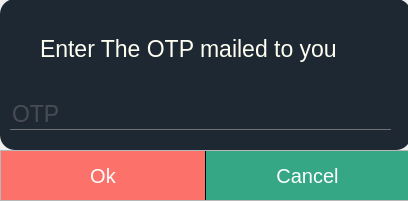
<?xml version="1.0" encoding="UTF-8"?>
<ui version="4.0">
 <class>Dialog</class>
 <widget class="QDialog" name="Dialog">
  <property name="geometry">
   <rect>
    <x>0</x>
    <y>0</y>
    <width>408</width>
    <height>201</height>
   </rect>
  </property>
  <property name="windowTitle">
   <string>Dialog</string>
  </property>
  <widget class="QFrame" name="frame">
   <property name="geometry">
    <rect>
     <x>0</x>
     <y>150</y>
     <width>411</width>
     <height>51</height>
    </rect>
   </property>
   <property name="styleSheet">
    <string notr="true">QPushButton{
border-radius:none;
border-right:1px solid;
color:white;
font-size:20px;
font-family:&quot;Open-Sans&quot;,sans-serif;
}
</string>
   </property>
   <property name="frameShape">
    <enum>QFrame::StyledPanel</enum>
   </property>
   <property name="frameShadow">
    <enum>QFrame::Raised</enum>
   </property>
   <layout class="QHBoxLayout" name="horizontalLayout">
    <property name="spacing">
     <number>0</number>
    </property>
    <property name="leftMargin">
     <number>0</number>
    </property>
    <property name="topMargin">
     <number>0</number>
    </property>
    <property name="rightMargin">
     <number>0</number>
    </property>
    <property name="bottomMargin">
     <number>0</number>
    </property>
    <item>
     <widget class="QPushButton" name="OkBtn">
      <property name="maximumSize">
       <size>
        <width>16777215</width>
        <height>51</height>
       </size>
      </property>
      <property name="styleSheet">
       <string notr="true">#OkBtn{background: #fc7169;
}
#OkBtn:hover{
background-color: #fc8982;
}</string>
      </property>
      <property name="text">
       <string>Ok</string>
      </property>
     </widget>
    </item>
    <item>
     <widget class="QPushButton" name="CancelBtn">
      <property name="maximumSize">
       <size>
        <width>16777215</width>
        <height>51</height>
       </size>
      </property>
      <property name="styleSheet">
       <string notr="true">#CancelBtn{
background-color: #35a785;
}
#CancelBtn:hover{
	
	background-color: rgb(63, 199, 158);
}</string>
      </property>
      <property name="text">
       <string>Cancel</string>
      </property>
     </widget>
    </item>
   </layout>
  </widget>
  <widget class="QFrame" name="frame_2">
   <property name="geometry">
    <rect>
     <x>0</x>
     <y>-1</y>
     <width>411</width>
     <height>151</height>
    </rect>
   </property>
   <property name="styleSheet">
    <string notr="true">*{
font-family: 'Open Sans', sans-serif;
font-size:23px;
}

QWidget{
	
	background-image: url(:/images/PyProject/UI/images/nightsky.png);
}
QFrame{
background:#1e2833;
border-radius:15px;
}
#LoginButton{
background:#1df2ef;
border-radius:15px;
}
#LoginButton:hover{
background:#fffff2;
}
#RegisterButton{
background:#1df2ef;
border-radius:15px;
}
#RegisterButton:hover{
background:#fffff2;
}

#GPButton{
background:#DB4437;
border-radius:15px;
}
#GPButton:hover{
background:#fffff2;
}
#toolButton{
background:#1df2ef;
color:white;
border-radius:60px;
}
#toolButton:hover{
background:#fffff2;
}
QLabel{
color:#fffff2;
}
QPushButton:hover{
background: #fffff2;
letter-spacing: 1px;

}
QLineEdit{
background:transparent;
border:none;
color:#717072;
border-bottom:1px solid #717072;

}
#label_4 ,#label_5{
font-size:18px;
}

</string>
   </property>
   <property name="frameShape">
    <enum>QFrame::StyledPanel</enum>
   </property>
   <property name="frameShadow">
    <enum>QFrame::Raised</enum>
   </property>
   <widget class="QLineEdit" name="AccText">
    <property name="geometry">
     <rect>
      <x>10</x>
      <y>100</y>
      <width>381</width>
      <height>31</height>
     </rect>
    </property>
    <property name="text">
     <string/>
    </property>
    <property name="placeholderText">
     <string>OTP</string>
    </property>
   </widget>
   <widget class="QLabel" name="label_3">
    <property name="geometry">
     <rect>
      <x>40</x>
      <y>30</y>
      <width>301</width>
      <height>40</height>
     </rect>
    </property>
    <property name="text">
     <string>Enter The OTP mailed to you</string>
    </property>
   </widget>
  </widget>
 </widget>
 <resources/>
 <connections/>
</ui>
